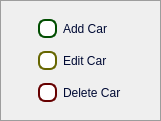
        <widget class="QFrame" name="frame_4">
         <property name="geometry">
          <rect>
           <x>30</x>
           <y>30</y>
           <width>161</width>
           <height>121</height>
          </rect>
         </property>
         <property name="styleSheet">
          <string notr="true">QFrame{
    border: 1px solid rgb(157, 157, 157) ; /* Dark green border */
}

QRadioButton {
	font: 600 10pt &quot;Segoe UI Semibold&quot;;
color: rgb(0, 10, 52);

}

QRadioButton#car_addRadio::indicator {
    border: 2px solid #004d00; /* Dark green border */
    background-color: white;
    width: 15px;
    height: 15px;
    border-radius: 7px;
}

QRadioButton#car_addRadio::indicator:checked {
    background-color: #00e600; /* Bright green for &quot;on&quot; state */
}

QRadioButton#car_editRadio::indicator {
    border: 2px solid #666600; /* Dark yellow border */
    background-color: white;
    width: 15px;
    height: 15px;
    border-radius: 7px;
}

QRadioButton#car_editRadio::indicator:checked {
    background-color: #ffff00; /* Bright yellow for &quot;on&quot; state */
}

QRadioButton#car_deleteRadio::indicator {
    border: 2px solid #660000; /* Dark red border */
    background-color: white;
    width: 15px;
    height: 15px;
    border-radius: 7px;
}

QRadioButton#car_deleteRadio::indicator:checked {
    background-color: #ff0000; /* Bright red for &quot;on&quot; state */
}
</string>
         </property>
         <property name="frameShape">
          <enum>QFrame::StyledPanel</enum>
         </property>
         <property name="frameShadow">
          <enum>QFrame::Raised</enum>
         </property>
         <layout class="QGridLayout" name="gridLayout">
          <item row="0" column="0">
           <widget class="QRadioButton" name="car_addRadio">
            <property name="sizePolicy">
             <sizepolicy hsizetype="Fixed" vsizetype="Fixed">
              <horstretch>0</horstretch>
              <verstretch>0</verstretch>
             </sizepolicy>
            </property>
            <property name="cursor">
             <cursorShape>PointingHandCursor</cursorShape>
            </property>
            <property name="text">
             <string>Add Car</string>
            </property>
           </widget>
          </item>
          <item row="1" column="0">
           <widget class="QRadioButton" name="car_editRadio">
            <property name="sizePolicy">
             <sizepolicy hsizetype="Fixed" vsizetype="Fixed">
              <horstretch>0</horstretch>
              <verstretch>0</verstretch>
             </sizepolicy>
            </property>
            <property name="cursor">
             <cursorShape>PointingHandCursor</cursorShape>
            </property>
            <property name="text">
             <string>Edit Car</string>
            </property>
           </widget>
          </item>
          <item row="2" column="0">
           <widget class="QRadioButton" name="car_deleteRadio">
            <property name="sizePolicy">
             <sizepolicy hsizetype="Fixed" vsizetype="Fixed">
              <horstretch>0</horstretch>
              <verstretch>0</verstretch>
             </sizepolicy>
            </property>
            <property name="cursor">
             <cursorShape>PointingHandCursor</cursorShape>
            </property>
            <property name="text">
             <string>Delete Car</string>
            </property>
           </widget>
          </item>
         </layout>
        </widget>
